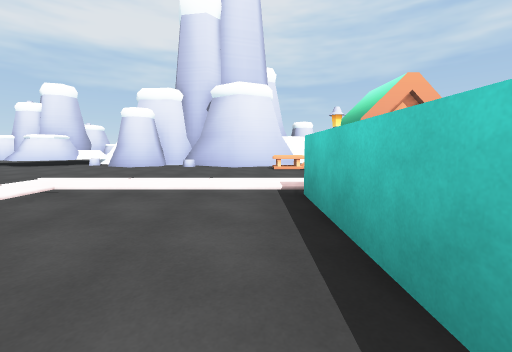
view 1 (above)

24 first-person views from a walk through a scene from a Unity 3-D project. The camera is 1.2 m above the floor, tilts 6° down and sees 90° across. The floor is counted in squares, 2.42 m on a side. Each view is taken from the middle of a square. On the plan, view 1 faces up. The plan holds only what a view shows up to about 9 squares ahead; the rest is blank. The place goes on beyond the plan. The player is left out. Some surface patterns are stand-ins.

view 2
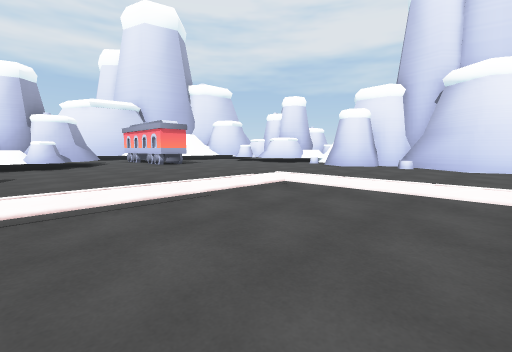

view 3
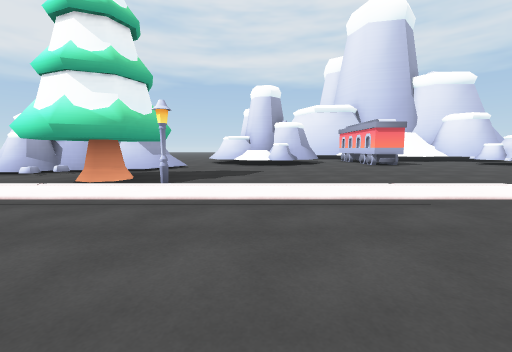

view 4
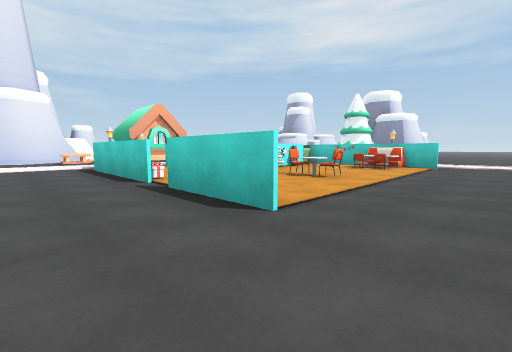

view 5
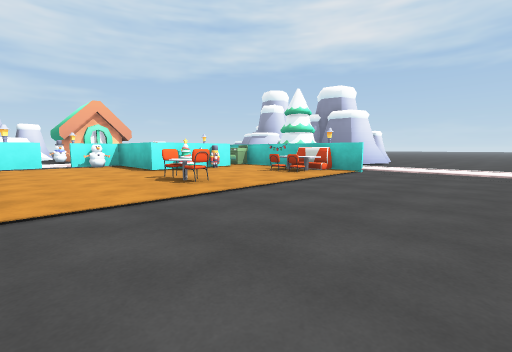

view 6
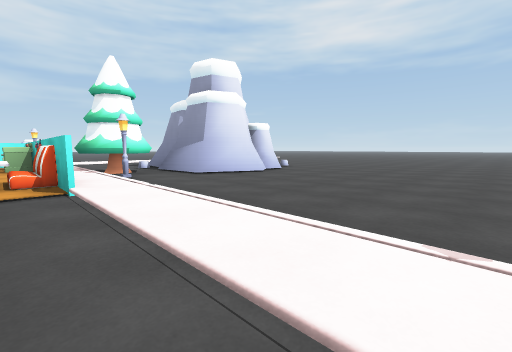

view 7
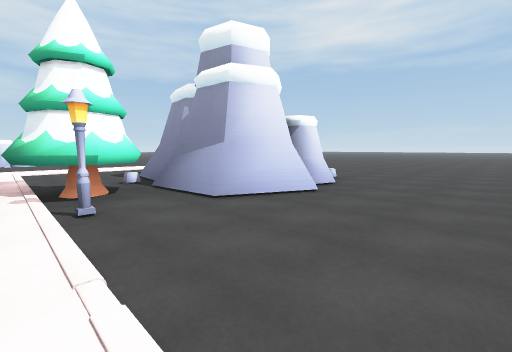

view 8
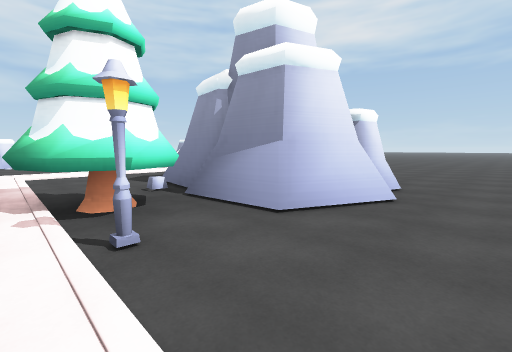

view 9
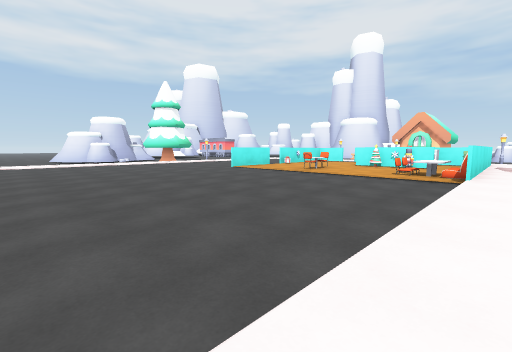

view 10
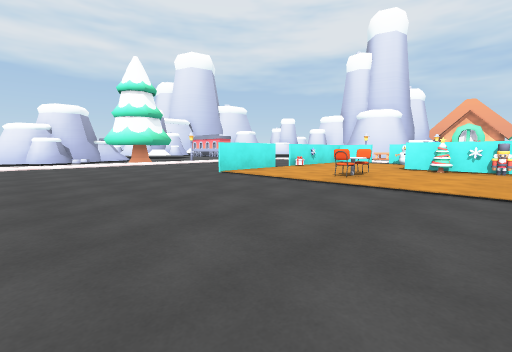

view 11
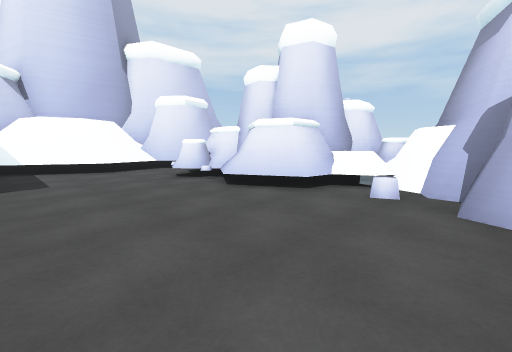

view 12
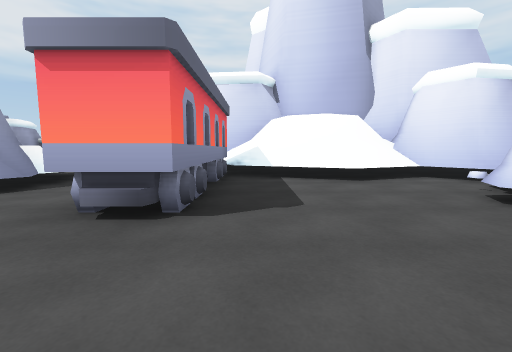

view 13
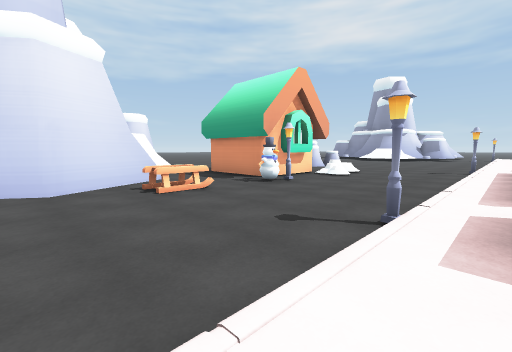

view 14
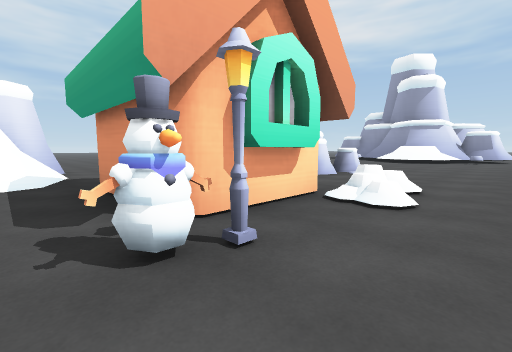

view 15
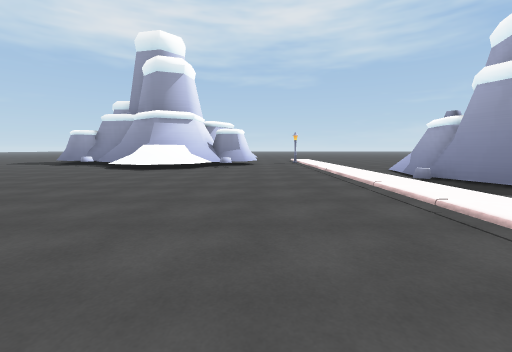

view 16
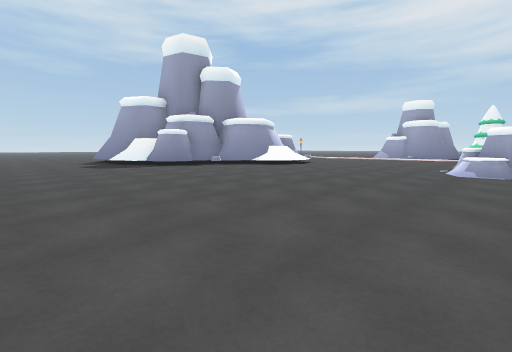

view 17
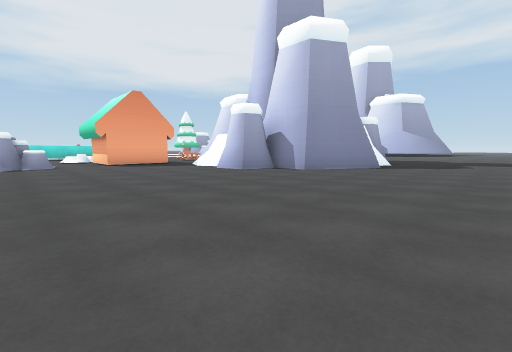

view 18
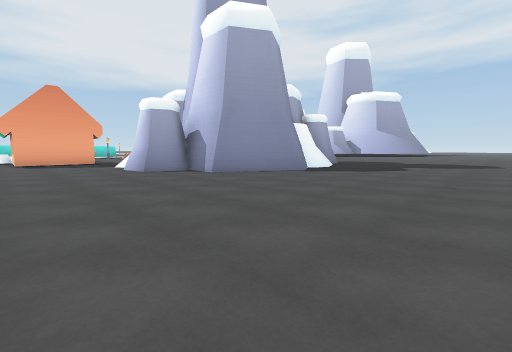

view 19
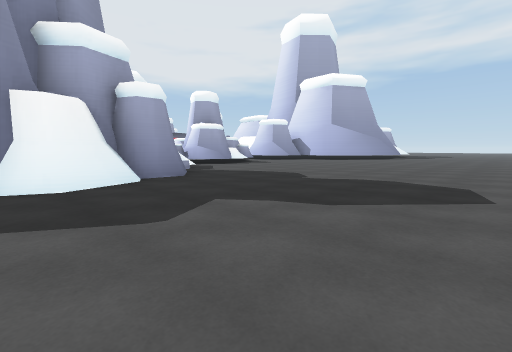

view 20
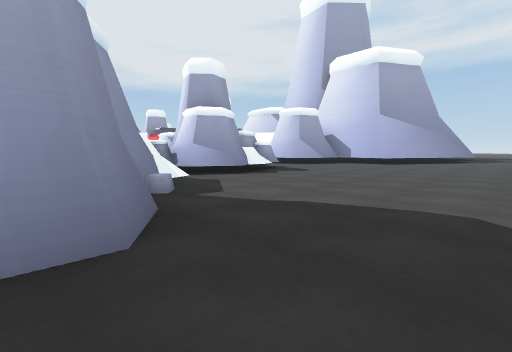

view 21
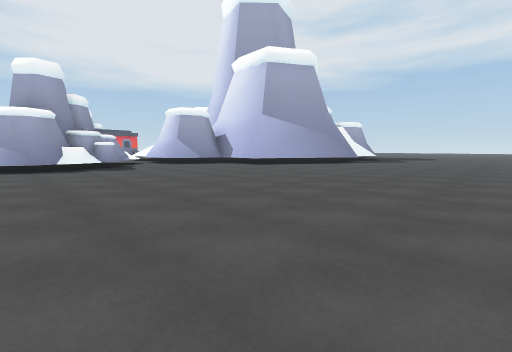

view 22
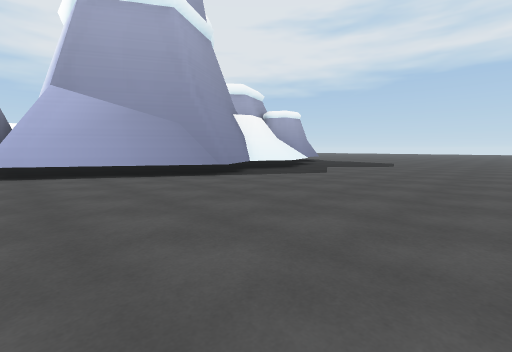

view 23
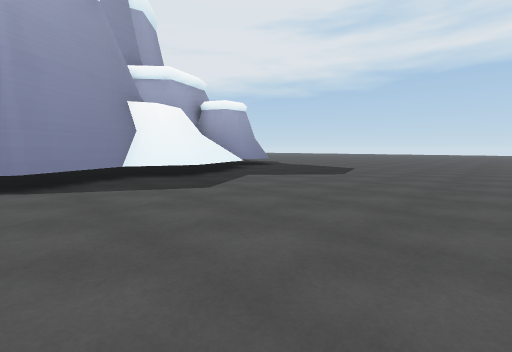

view 24
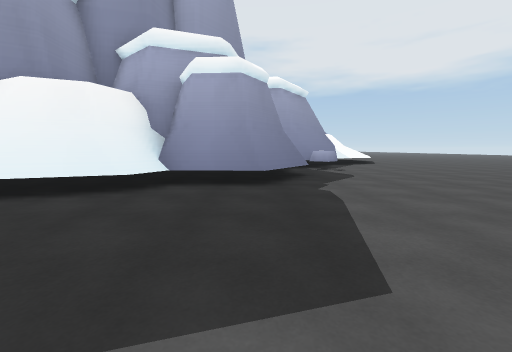

### Floor plan
Key: @ floor where view 1 was taken; # wall or solid block; x gap in a wall; . main floor; : floor 0.25 m higher than the main floor; / step, stairs or slope; = window, fence, low wall or low ledge; ^ raised ledge; O other object.
Columns run from 24 left of view 1 to 18 right of it. Each row starts with its distance up from view 1.
 18 ..............................
 17 ................................
 16 ................................
 15 ...........................................
 14 .........#............####.................
 13 .....///####.........##  #.................
 12 ...##/###  ##........    ##............./
 11 ..#####     #....#..#    ##...........###
 10 .##         ###.###^#    #^...........##
  9 . #        ####=#######  #....OO...../##
  8 .=#       #######^^=######.##..OO...//##
  7 /##       # ^= .......##.O.##.......//##
  6           # ^=............OO.#.......=##
  5           #=##........................##
  4           #  ####........O.....O.......O
  3               .......//////####:////////
  2              ./#.....//..#.O O :..///...
  1              ####....//..O.###O:.### ...
  0                #=....//.@O.OOOOOO###  ....
 -1                ^.....O...x.O.OOOO###/......
 -2                ../.##//..#.O.OO:..##.......
 -3                  ###O//........:...........
 -4                   #..//........:...........
 -5                   #. //........:...........
 -6                   #. //........:...........
 -7                      //........:
 -8                       .........:

Where each view was taken, in squares from view 1:
view 1: 0 up, 0 right, facing up
view 2: 0 up, 0 right, facing up-left
view 3: 0 up, 0 right, facing left
view 4: 4 down, 1 left, facing up-right
view 5: 5 down, 1 right, facing up-right
view 6: 6 down, 6 right, facing up-right
view 7: 4 down, 7 right, facing up-right
view 8: 3 down, 7 right, facing up-right
view 9: 8 down, 7 right, facing up-left
view 10: 6 down, 5 right, facing up-left
view 11: 5 up, 4 left, facing up-left
view 12: 5 up, 6 left, facing left
view 13: 3 up, 1 left, facing up-right
view 14: 5 up, 2 right, facing up-right
view 15: 5 up, 6 right, facing right
view 16: 15 up, 7 right, facing down-right
view 17: 17 up, 7 right, facing down-left
view 18: 18 up, 5 right, facing down-left
view 19: 18 up, 1 left, facing down-left
view 20: 15 up, 3 left, facing down-left
view 21: 18 up, 6 left, facing down-left
view 22: 18 up, 12 left, facing down-left
view 23: 18 up, 15 left, facing down-left
view 24: 16 up, 21 left, facing down
